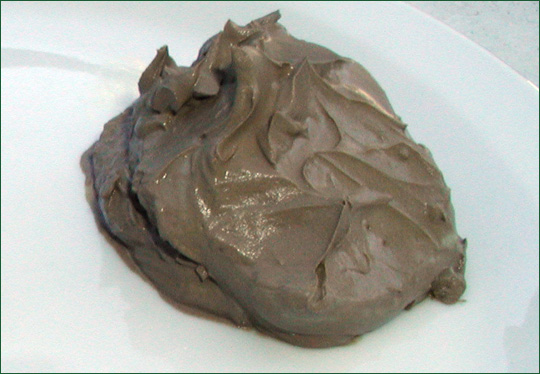
%> input picture Project_1/Source Code/Complete Code/SOIL_DETECTION/DATABASE/Clay/1.jpg, 540 x 374 px
$ octave main.m   (GNU Octave 9; MATLAB toolbox functions it lacks are replaced by stand-ins)
%> lines starting %> are read from the running program, lines starting %| are printed output that depends on the picture
clc;
clear all;
close all;

%%%%%%% get the cover image %%%%%%%
[filename1,pathname1]=uigetfile( {'*.png'; '*.bmp';'*.tif';'*.jpg'});
%> the answer given: ../../../../../Project_1/Source Code/Complete Code/SOIL_DETECTION/DATABASE/Clay/1.jpg
i=imread([pathname1,filename1]);
%> i is the input picture: size 374x540x3 uint8; mean R, G, B 169.5, 169, 161.3
i=(im2double(imresize(i,[256 256])));
%> i: size 256x256x3 double
figure,imshow(i,[]);
title('input cover image');

%% CHANNEL SEPARATION %%%
redi=i(:,:,1);
greeni=i(:,:,2);
bluei=i(:,:,3);

figure,imshow(redi,[]);
title('red channel cover image');


figure,imshow(greeni,[]);
title('green channel cover image');
figure,imshow(bluei,[]);
title('blue channel cover image');

%%%%%%% get the secret image %%%%%%%
[filename2,pathname2]=uigetfile( {'*.png'; '*.bmp';'*.tif';'*.jpg'});
%> the answer given: ../../../../../Project_1/Source Code/Complete Code/SOIL_DETECTION/DATABASE/Clay/2.jpg
j=imread([pathname2,filename2]);
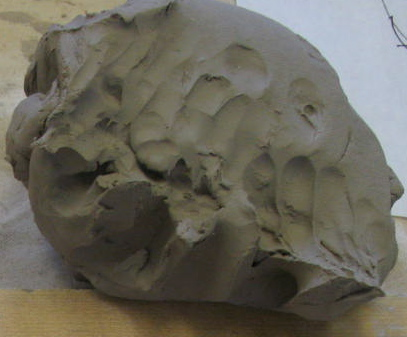
%> input picture Project_1/Source Code/Complete Code/SOIL_DETECTION/DATABASE/Clay/2.jpg, 407 x 337 px
%> j is the input picture: size 337x407x3 uint8; mean R, G, B 104.9, 101.6, 89.9
j=(im2double(imresize(j,[256 256])));
%> j: size 256x256x3 double
figure,imshow(j,[]);
title('secret image');

%% CHANNEL SEPARATION %%%
redj=j(:,:,1);
greenj=j(:,:,2);
bluej=j(:,:,3);

figure,imshow(redj,[]);
title('red channel secret image');
figure,imshow(greenj,[]);
title('green channel secret image');
figure,imshow(bluej,[]);
title('blue channel secret image');

% watermarking-red channel %
[lli1,hli1,lhi1,hhi1]=dwt2(redi,'db1');
dredi=[lli1,hli1;lhi1,hhi1];
figure,imshow(dredi,[]);
title('DWT decomposed cover red chn image');

[llj1,hlj1,lhj1,hhj1]=dwt2(redj,'db1');
dredj=[llj1,hlj1;lhj1,hhj1];
figure,imshow(dredj,[]);
title('DWT decomposed secret red chn image');

k=0.9;
q=0.0005;
gmred=(k.*lli1)+(q.*llj1);

wmred=idwt2(gmred,hli1,lhi1,hhi1,'db1');
figure,imshow(wmred,[]);
title('watermarked image-red channel');

% watermarking-green channel %
[lli2,hli2,lhi2,hhi2]=dwt2(greeni,'db1');
dgreeni=[lli2,hli2;lhi2,hhi2];
figure,imshow(dgreeni,[]);
title('DWT decomposed cover green chn image');

[llj2,hlj2,lhj2,hhj2]=dwt2(greenj,'db1');
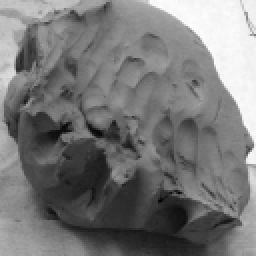
%> llj2: size 128x128 double (shown 2 times larger); min 0.116, max 1.57, mean 0.797; drawn with min black and max white
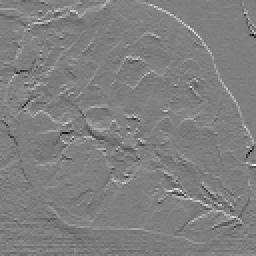
%> hlj2: size 128x128 double (shown 2 times larger); min -0.2, max 0.2, mean 0.00107; drawn with min black and max white
dgreenj=[llj2,hlj2;lhj2,hhj2];
figure,imshow(dgreenj,[]);
title('DWT decomposed secret green chn image');

k=0.9;
q=0.0005;
gmgreen=(k.*lli2)+(q.*llj2);

wmgreen=idwt2(gmgreen,hli2,lhi2,hhi2,'db1');
figure,imshow(wmgreen,[]);
title('watermarked image-green chn channel');

% watermarking-blue channel %
[lli3,hli3,lhi3,hhi3]=dwt2(bluei,'db1');
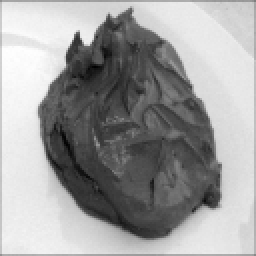
%> lli3: size 128x128 double (shown 2 times larger); min 0.0824, max 1.98, mean 1.27; drawn with min black and max white
dbluei=[lli3,hli3;lhi3,hhi3];
figure,imshow(dbluei,[]);
title('DWT decomposed cover blue chn image');

[llj3,hlj3,lhj3,hhj3]=dwt2(bluej,'db1');
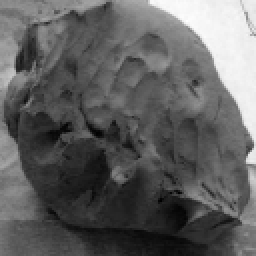
%> llj3: size 128x128 double (shown 2 times larger); min 0.098, max 1.71, mean 0.705; drawn with min black and max white
dbluej=[llj3,hlj3;lhj3,hhj3];
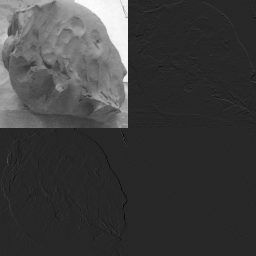
%> dbluej: size 256x256 double; min -0.318, max 1.71, mean 0.177; drawn with min black and max white
figure,imshow(dbluej,[]);
title('DWT decomposed secret blue chn image');

k=0.9;
q=0.0005;
gmblue=(k.*lli3)+(q.*llj3);

wmblue=idwt2(gmblue,hli3,lhi3,hhi3,'db1');
figure,imshow(wmblue,[]);
title('watermarked image-blue chn channel');

wmrgb(:,:,1)=wmred;
wmrgb(:,:,2)=wmgreen;
wmrgb(:,:,3)=wmblue;
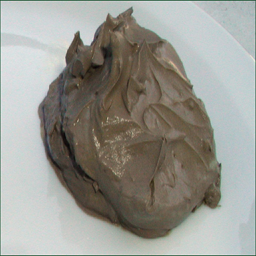
%> wmrgb: size 256x256x3 double; mean R, G, B 0.599, 0.597, 0.57
figure,imshow(wmrgb,[]);
title('rgb watermarked image');
imwrite(wmrgb,'invisibe_watermarked_image.jpg');
%% extraction %%

w=im2double(imread('invisibe_watermarked_image.jpg'));
figure,imshow(w);
title('watermarked image');

redw=w(:,:,1);
greenw=w(:,:,2);
bluew=w(:,:,3);

% inverse watermarking-red channel %
[llw1,hlw1,lhw1,hhw1]=dwt2(redw,'db1');
dredw=[llw1,hlw1;lhw1,hhw1];
figure,imshow(dredw,[]);
title('DWT watermarked red chn image');
%
[lli1,hli1,lhi1,hhi1]=dwt2(redi,'db1');
dredi=[lli1,hli1;lhi1,hhi1];
% figure,imshow(dredi,[]);
% title('DWT input red chn image');

kk=q;
qq=k;
rw=(llw1*qq)-(kk*lli1);
k1=lli1-llj1;
sec1=lli1-k1;

c1=idwt2(sec1,hlj1,lhj1,hhj1,'db1');
figure,imshow(c1,[]);
title('extracted watermark image-red channel');


% inverse watermarking-green channel %
[llw2,hlw2,lhw2,hhw2]=dwt2(greenw,'db1');
dgreenw=[llw2,hlw2;lhw2,hhw2];
figure,imshow(dgreenw,[]);
title('DWT watermarked green chn image');

[lli2,hli2,lhi2,hhi2]=dwt2(greeni,'db1');
dgreeni=[lli2,hli2;lhi2,hhi2];
% figure,imshow(dredi,[]);
% title('DWT input red chn image');

kk=q;
qq=k;
rw2=(llw2*qq)-(kk*lli2);
k2=lli2-llj2;
sec2=lli2-k2;

c2=idwt2(sec2,hlj2,lhj2,hhj2,'db1');
figure,imshow(c1,[]);
title('extracted watermark image-blue channel');

% inverse watermarking-blue channel %
[llw3,hlw3,lhw3,hhw3]=dwt2(bluew,'db1');
dbluew=[llw3,hlw3;lhw3,hhw3];
figure,imshow(dbluew,[]);
title('DWT watermarked blue chn image');

[lli3,hli3,lhi3,hhi3]=dwt2(bluei,'db1');
dgreeni=[lli3,hli3;lhi3,hhi3];
% figure,imshow(dredi,[]);
% title('DWT input red chn image');

kk=q;
qq=k;
rw3=(llw3*qq)-(kk*lli3);
k3=lli3-llj3;
sec3=lli3-k3;

c3=idwt2(sec3,hlj3,lhj3,hhj2,'db1');
figure,imshow(c3,[]);
title('extracted watermark image-blue channel');

ww(:,:,1)=c1;
ww(:,:,2)=c2;
ww(:,:,3)=c3;
figure,imshow(ww,[]);
title('extracted watermark image-rgb');
